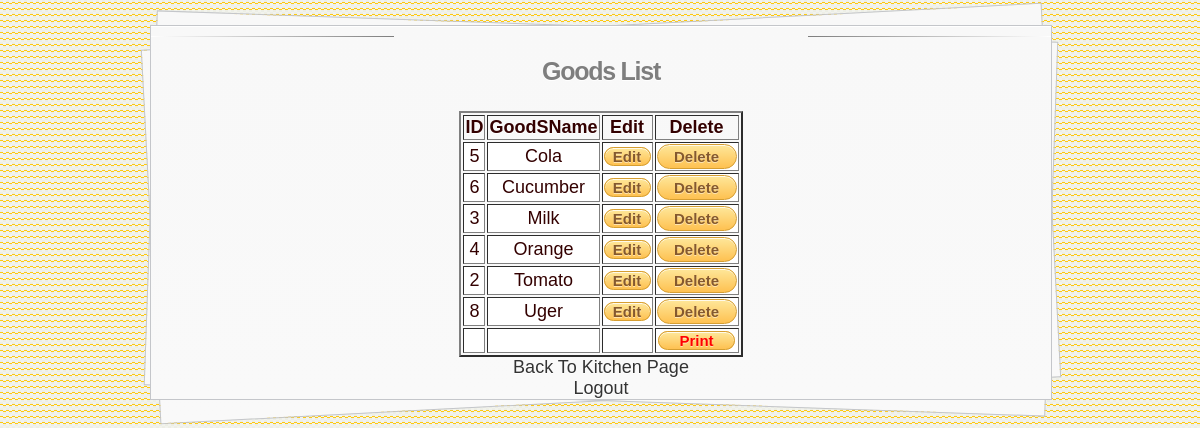
The app's page /GoodsList.php (signed in) with its own data.
### tables this page shows
CREATE TABLE IF NOT EXISTS `Goods` (
`GoodsID` int(11) NOT NULL,
  `GoodsName` varchar(20) NOT NULL
);

### GoodsList.php (the view, shortened to what this page needs)
 <!DOCTYPE html>
 <html lang="en">
<head>
<link rel="stylesheet" type="text/css" href="css/TableStyle.css" />
</head>
<body bgcolor="#dcdddf">
<div class="container">
	<section id="content">
		<div>
        <h1>Goods List</h1>
<?php
include ('Connection.php');
$result = @mysqli_query($Conn,"SELECT * FROM Goods");
echo "<center><table  border='2' \>
<tr>
<th>ID</th>
<th>GoodSName</th>
<th>Edit</th>
<th>Delete</th>
</tr>";
while($row = mysqli_fetch_array($result)) {
  echo "<tr>";
  echo "<td>" . $row['GoodsID'] . "</td>";
  echo "<td>" . $row['GoodsName'] . "</td>";
  echo "<td><a class='edit' href='ModifyGoods.php?GoodsID=".$row['GoodsID']."&GoodsName=".$row['GoodsName']."' >&nbsp; Edit &nbsp;</a></td>";
  echo "<td><form action='' method='post'><input type='hidden' id='GoodsID' name='GoodsID' value=" . $row['GoodsID'] . " /> <input type='submit' name='formDelete' id='formDelete' value='Delete' /></form> </td>";
  echo "</tr>";
}
echo"<tr><td><td><td><td><a href='PrintGoodList.php' target='_blank'>&nbsp;&nbsp;&nbsp;&nbsp;&nbsp;<c style='color:Red;'>Print</c>&nbsp;&nbsp;&nbsp;&nbsp;&nbsp;</a></td></td></td></td></tr>";
echo "</table>";
?>
 </div>
    <div> <a style="color:#333" href="KitchenPage.php">Back To Kitchen Page</a>
     </div>
     <div>
     <a style="color:#333" href="EmpLogout.php">Logout</a>
    </div>
	</section>
</div>
</body>
</html>

### GoodsList.php (style rules this page uses)
.edit { color:#F93; text-decoration: none ; }

### records on screen
goods: GoodsID "5", GoodsName "Cola"
goods: GoodsID "6", GoodsName "Cucumber"
goods: GoodsID "3", GoodsName "Milk"
goods: GoodsID "4", GoodsName "Orange"
goods: GoodsID "2", GoodsName "Tomato"
goods: GoodsID "8", GoodsName "Uger"
